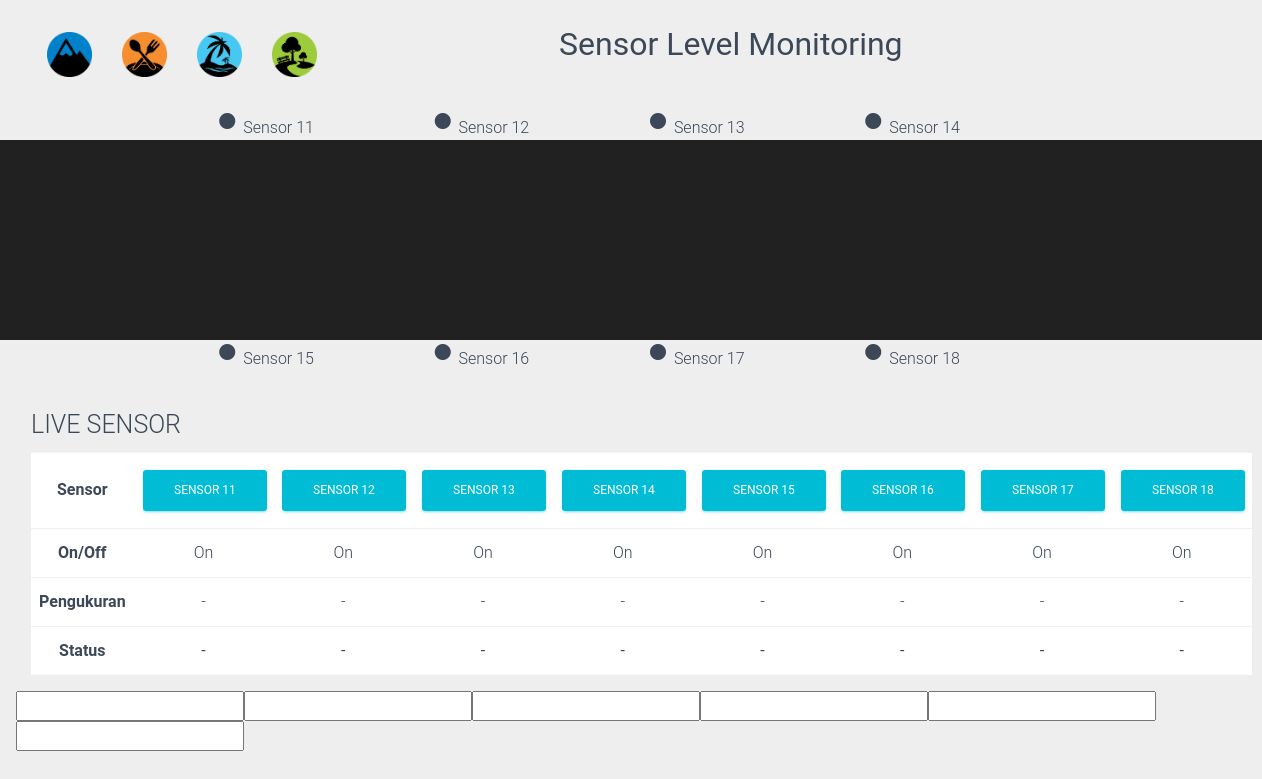
The page / on the database its author committed.
### tables this page shows
CREATE TABLE `profil`  (
  `id` int(1) NOT NULL AUTO_INCREMENT,
  `logo1` varchar(255) NULL DEFAULT NULL,
  `logo2` varchar(255) NULL DEFAULT NULL,
  `logo3` varchar(255) NULL DEFAULT NULL,
  `logo4` varchar(255) NULL DEFAULT NULL,
  `title` varchar(255) NULL DEFAULT NULL,
  `green_top` int(5) NULL DEFAULT NULL,
  `green_down` int(5) NULL DEFAULT NULL,
  `yellow_top` int(5) NULL DEFAULT NULL,
  `yellow_down` int(5) NULL DEFAULT NULL,
  `red_top` int(5) NULL DEFAULT NULL,
  `red_down` int(5) NULL DEFAULT NULL,
  PRIMARY KEY (`id`) USING BTREE
);

CREATE TABLE `sensor`  (
  `id` int(11) NOT NULL AUTO_INCREMENT,
  `ip` varchar(255) NULL DEFAULT NULL,
  `label` varchar(255) NULL DEFAULT NULL,
  `status` int(1) NULL DEFAULT NULL,
  PRIMARY KEY (`id`) USING BTREE
);

### application/controllers/Dashboard.php (called while the page is built, shortened)
<?php
class Dashboard extends MY_Controller {
  public function __construct()
  {
    $this->load->model('sensor_model');
  }
  public function index(){
    $data['profil'] = $this->sensor_model->getProfil('id=1')->row();
    $data['page_name'] = 'Dashboard';
    $data['sensors'] = $this->sensor_model->getSensor()->result();
    $data['t_foot'] = 'page/dashboard/t_foot.php';
    $this->load->view('page/dashboard/dashboard', $data);
  }
}

### index.php (called while the page is built, shortened)
<?php
require_once BASEPATH.'core/CodeIgniter.php';

### application/models/Sensor_model.php (called while the page is built, shortened)
<?php
class Sensor_model extends CI_Model{
	function getSensor($where=null){
		$this->db->select('*');
		$this->db->from('sensor');
		return $this->db->get();
	}
	function getProfil($where=null,$select=null){
		if ($select==null) {
			$this->db->select('*');
		}else{
			$this->db->select($select);
		}
		$this->db->from('profil');
		if ($where!=null) {
			$this->db->where($where);
		}
		return $this->db->get();
	}
}
?>

### application/views/page/dashboard/dashboard.php (the view, shortened to what this page needs)
<!doctype html>
<html lang="en">
<head>
  <link rel="stylesheet" href="<?php echo base_url();?>assets/css/font-awesome.min.css">
  <link rel="stylesheet" href="<?php echo base_url();?>assets/css/material-icon.css">
  <link rel="stylesheet" href="<?php echo base_url();?>assets/css/bootstrap-tagsinput.css">
  <link rel="stylesheet" href="<?php echo base_url();?>assets/css/sweetalert/sweetalert2.min.css">
  <link rel="stylesheet" href="<?php echo base_url();?>assets/css/material-dashboard.css?v=2.1.0">
  <link rel="stylesheet" href="<?php echo base_url();?>assets/css/bootstrap-standalone-datepicker.css">
</head>
<body>
  <div class="content">
    <div class="row" style="margin:2em">
      <div class="col-md-3 col-xs-3">
        <div class="row">
          <div class="col-md-3">
            <img src="<?php echo site_url('assets/img/'.$profil->logo1) ?>" alt="" width="100%">
          </div>
          <div class="col-md-3">
            <img src="<?php echo site_url('assets/img/'.$profil->logo2) ?>" alt="" width="100%">
          </div>
          <div class="col-md-3">
            <img src="<?php echo site_url('assets/img/'.$profil->logo3) ?>" alt="" width="100%">
          </div>
          <div class="col-md-3">
            <img src="<?php echo site_url('assets/img/'.$profil->logo4) ?>" alt="" width="100%">
          </div>
        </div>
      </div>
      <div class="col-md-8 col-xs-8 text-center" style="font-size:200%">
        <strong><?php echo $profil->title ?></strong>
      </div>
    </div>
    <div class="row">
      <div class="col-md-2">
      </div>
      <div class="col-md-2">
        <i id="lamp0" class="material-icons">fiber_manual_record</i>
        <?php echo $sensors[0]->label ?>
      </div>
      <div class="col-md-2">
        <i id="lamp1" class="material-icons">fiber_manual_record</i>
        <?php echo $sensors[1]->label ?>
      </div>
      <div class="col-md-2">
        <i id="lamp2" class="material-icons">fiber_manual_record</i>
        <?php echo $sensors[2]->label ?>
      </div>
      <div class="col-md-2">
        <i id="lamp3" class="material-icons">fiber_manual_record</i>
        <?php echo $sensors[3]->label ?>
      </div>
      <div class="col-md-2">
      </div>
    </div>
    <div class="row" style="height:200px;background-color:#212121">
    </div>
    <div class="row">
      <div class="col-md-2">
      </div>
      <div class="col-md-2">
        <i id="lamp4" class="material-icons">fiber_manual_record</i>
        <?php echo $sensors[4]->label ?>
      </div>
      <div class="col-md-2">
        <i id="lamp5" class="material-icons">fiber_manual_record</i>
        <?php echo $sensors[5]->label ?>
      </div>
      <div class="col-md-2">
        <i id="lamp6" class="material-icons">fiber_manual_record</i>
        <?php echo $sensors[6]->label ?>
      </div>
      <div class="col-md-2">
        <i id="lamp7" class="material-icons">fiber_manual_record</i>
        <?php echo $sensors[7]->label ?>
      </div>
      <div class="col-md-2">
      </div>
    </div>
    <div class="row" style="margin:1em">
      <div class="col-md-12">
        <h3>LIVE SENSOR</h3>
        <table class="table" style="background-color:#fff">
          <tbody class="text-center">
            <tr>
              <td style="font-weight:bold">Sensor</td>
              <?php foreach ($sensors as $sensor): ?>
                <td> <a class="btn btn-info btn-block" href="#" data-toggle="modal" data-target="#exampleModal">
                  <?php echo $sensor->label ?></td>
              <?php endforeach; ?>
            </tr>
            <tr>
              <td style="font-weight:bold">On/Off</td>
              <?php foreach ($sensors as $sensor): ?>
                <td><?php echo $sensor->status==1 ? 'On' : 'Off'?></td>
              <?php endforeach; ?>
            </tr>
            <tr>
              <td style="font-weight:bold">Pengukuran</td>
              <?php $i=0; foreach ($sensors as $sensor): ?>
                <td id="data<?php echo $i ?>">-</td>
              <?php $i++; endforeach; ?>
            </tr>
            <tr>
              <td style="font-weight:bold">Status</td>
              <?php $i=0; foreach ($sensors as $sensor): ?>
                <td id="status<?php echo $i ?>">-</td>
              <?php $i++; endforeach; ?>
            </tr>
          </tbody>
        </table>
      </div>
      <input id="threshold0" type="number" name="" value="">
      <input id="threshold1" type="number" name="" value="">
      <input id="threshold2" type="number" name="" value="">
      <input id="threshold3" type="number" name="" value="">
      <input id="threshold4" type="number" name="" value="">
      <input id="threshold5" type="number" name="" value="">
      <br>
    </div>
  </div>
</body>
</html>

### rows shown on the page
profil: logo1 (picture), logo2 (picture), logo3 (picture), logo4 (picture), title "Sensor Level Monitoring"
sensor: label "Sensor 11", label "SENSOR 11", status "On"
sensor: label "Sensor 12", label "SENSOR 12", status "On"
sensor: label "Sensor 13", label "SENSOR 13", status "On"
sensor: label "Sensor 14", label "SENSOR 14", status "On"
sensor: label "Sensor 15", label "SENSOR 15", status "On"
sensor: label "Sensor 16", label "SENSOR 16", status "On"
sensor: label "Sensor 17", label "SENSOR 17", status "On"
sensor: label "Sensor 18", label "SENSOR 18", status "On"
